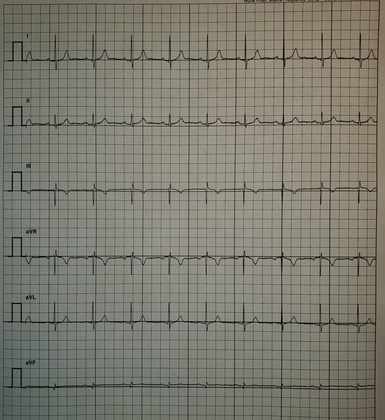
%> input picture codes/ecg-image-digitizer/sample-ecg-images/ecg00005.jpg, 385 x 420 px, shrunk from 2721 x 2967 before the run
$ octave --eval "result = ecg_gridest_margdist(imread('sample-ecg-images/ecg00005.jpg'));"   (GNU Octave 9; MATLAB toolbox functions it lacks are replaced by stand-ins)
%> lines starting %> are read from the running program, lines starting %| are printed output that depends on the picture
function [grid_size_hor, grid_size_ver, peak_gaps_hor, peak_gaps_ver, peak_amps_hor, peak_amps_ver] = ecg_gridest_margdist(img, varargin)
% ecg_gridest_margdist Estimates grid size in ECG images.
%
% This function analyzes an ECG image to estimate the grid size in both
% horizontal and vertical directions using the average marginal pixel
% densities of regular or random patches of the ECG. Potential horizontal
% and vertical grid sizes are returned for further evaluation
%
% Note: This function only detects regular grids. The returned values should
%   be evaluated based on the image DPI and ECG image style to map the grid
%   resolutions to physical time and amplitude units.
%
% Syntax:
%   [grid_size_hor, grid_size_ver, grid_spacing_hor_all_seg, grid_spacing_ver_all_seg] = ecg_gridest_margdist(img)
%   [grid_size_hor, grid_size_ver, grid_spacing_hor_all_seg, grid_spacing_ver_all_seg] = ecg_gridest_margdist(img, params)
%
% Inputs:
%   img - A 2D matrix representing the ECG image in grayscale or RGB formats.
%   params - (optional) A struct containing various parameters to control
%            the image processing and grid detection algorithm. Default
%            values are used if this argument is not provided or is partially
%            provided. See function implementation for details.
%
% Outputs:
%   grid_size_hor - Estimated grid size in the horizontal direction (in pixels).
%   grid_size_ver - Estimated grid size in the vertical direction (in pixels).
%   grid_spacing_hor_all_seg - Grid spacing for all segments in the
%                                     horizontal direction (in pixels).
%   grid_spacing_ver_all_seg - Grid spacing for all segments in the
%                                   vertical direction (in pixels).
%
% Example:
%   % Load an ECG image
%   img = imread('path/to/ecg_image.jpg');
%
%   % Estimate grid size with default parameters
%   [gh, gv, gsh, gsv] = ecg_gridest_margdist(img);
%
%   % Estimate grid size with custom parameters
%   params = struct('blur_sigma_in_inch', 0.8, 'remove_shadows', false);
%   [gh, gv, gsh, gsv] = ecg_gridest_margdist(img, params);
%
% Notes:
%   - The function requires Image Processing Toolbox for some operations.
%   - Edge detection is optional and can be controlled via the 'apply_edge_detection'
%     parameter in the params struct.
%   - The function uses histogram-based analysis for grid detection which
%     can be sensitive to image quality and resolution.
%
% Reference:
%   Reza Sameni, 2023, ECG-Image-Kit: A toolkit for ECG image analysis.
%   Available at: https://github.com/alphanumericslab/ecg-image-kit
%
% Revision History:
%   2023: First release
%

%% parse algorithm parameters
if nargin > 1
    params = varargin{1};
else
    params = [];
end

if ~isfield(params, 'blur_sigma_in_inch') || isempty(params.blur_sigma_in_inch)
    params.blur_sigma_in_inch = 1.0; % bluring filter sigma in inches
end
if ~isfield(params, 'paper_size_in_inch') || isempty(params.paper_size_in_inch)
    params.paper_size_in_inch = [11, 8.5]; % default paper size in inch (letter size)
end

if ~isfield(params, 'remove_shadows') || isempty(params.remove_shadows)
    params.remove_shadows = true; % remove shadows due to photography/scanning by default
end

if ~isfield(params, 'apply_edge_detection') || isempty(params.apply_edge_detection)
    params.apply_edge_detection = false; % detect grid on edge detection outputs
end

if ~isfield(params, 'cluster_peaks') || isempty(params.cluster_peaks)
    params.cluster_peaks = true; % cluster the marginal histogram peaks or not
end

if params.cluster_peaks
    if ~isfield(params, 'max_clusters') || isempty(params.max_clusters)
        params.max_clusters = 3; % number of clusters
    end

    if ~isfield(params, 'cluster_selection_method') || isempty(params.cluster_selection_method)
        params.cluster_selection_method = 'GAP_MIN_VAR'; % method for selecting clusters: 'GAP_MIN_VAR', 'MAX_AMP_PEAKS'
    end

end

if ~isfield(params, 'avg_quartile') || isempty(params.avg_quartile)
    params.avg_quartile = 50.0; % the middle quartile used for averaging the estimated grid gaps
end

if params.avg_quartile > 100.0
    error('avg_quartile parameter must be between 0 and 100.0');
end

if params.apply_edge_detection
    if ~isfield(params, 'post_edge_det_gauss_filt_std') || isempty(params.post_edge_det_gauss_filt_std)
        params.post_edge_det_gauss_filt_std = 0.01; % post edge detection line smoothing
    end

    if ~isfield(params, 'sat_densities') || isempty(params.sat_densities)
        params.sat_densities = true; % saturate densities or not
    end
    if params.sat_densities
        if ~isfield(params, 'sat_level_upper_prctile') || isempty(params.sat_level_upper_prctile)
            params.sat_level_upper_prctile = 99.0; % upper saturation threshold after bluring
        end
        if ~isfield(params, 'sat_level_lower_prctile') || isempty(params.sat_level_lower_prctile)
            params.sat_level_lower_prctile = 1.0; % lower saturation threshold after bluring
        end
    end
end

if ~isfield(params, 'num_seg_hor') || isempty(params.num_seg_hor)
    params.num_seg_hor = 4;
end

if ~isfield(params, 'num_seg_ver') || isempty(params.num_seg_ver)
    params.num_seg_ver = 4;
end

if ~isfield(params, 'hist_grid_det_method') || isempty(params.hist_grid_det_method)
    params.hist_grid_det_method = 'RANDOM_TILING'; %'REGULAR_TILING', 'RANDOM_TILING';
    if ~isfield(params, 'total_segments') || isempty(params.total_segments)
        params.total_segments = 100;
    end
end

if ~isfield(params, 'min_grid_resolution') || isempty(params.min_grid_resolution)
    params.min_grid_resolution = 1; % in pixels
end

if ~isfield(params, 'min_grid_peak_prom_prctile') || isempty(params.min_grid_peak_prom_prctile)
    params.min_grid_peak_prom_prctile = 2;
end

if ~isfield(params, 'detailed_plots') || isempty(params.detailed_plots)
    params.detailed_plots = 0; % 0 no plots, 1 some plots, 2 all plots (for diagnosis mode only)
end

width = size(img, 2);
%> width = 385
height = size(img, 1);
%> height = 420

%% convert image to gray scale if in RGB
if ndims(img) == 3
    img_gray = double(rgb2gray(img));
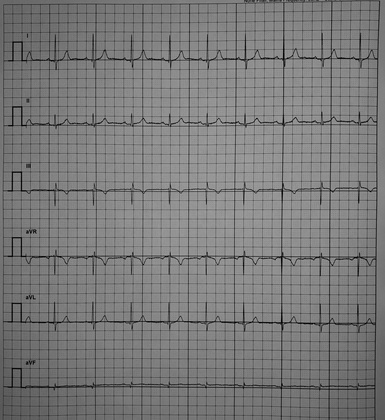
%> img_gray: size 420x385 double; min 1, max 173, mean 122.1
    img_gray = img_gray / max(img_gray(:));
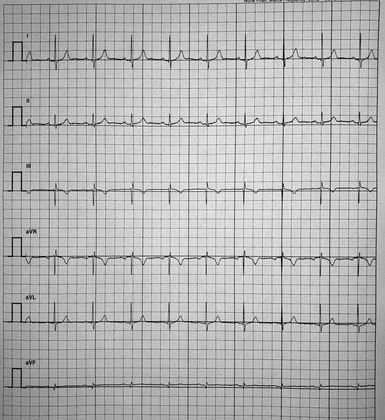
%> img_gray: size 420x385 double; min 0.00578, max 1, mean 0.706
else
    img_gray = double(img);
    img_gray = imcomplement(img_gray / max(img_gray(:)));
end

%% shaddow removal and intensity normalization
switch params.remove_shadows
    case true
        blurrring_sigma = mean([width * params.blur_sigma_in_inch / params.paper_size_in_inch(1), height * params.blur_sigma_in_inch / params.paper_size_in_inch(2)]);
%> blurrring_sigma = 42.21
        img_gray_blurred = imgaussfilt(img_gray, blurrring_sigma, 'Padding', 'symmetric');
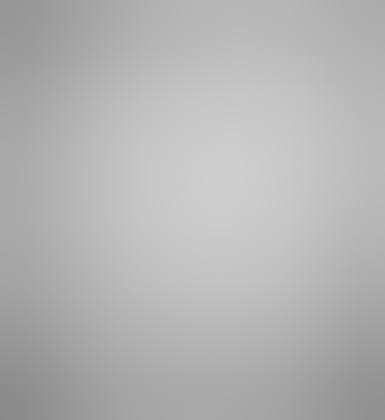
%> img_gray_blurred: size 420x385 double; min 0.545, max 0.807, mean 0.706

        img_gray_normalized = img_gray ./ img_gray_blurred;
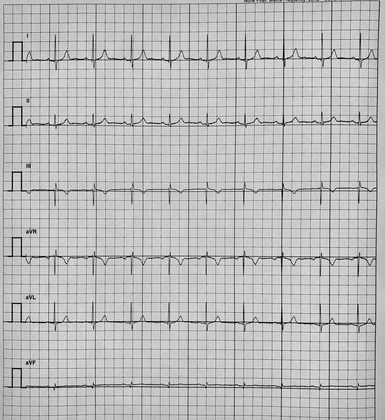
%> img_gray_normalized: size 420x385 double; min 0.00798, max 1.35, mean 0.999; drawn with min black and max white
        img_gray_normalized = (img_gray_normalized - min(img_gray_normalized(:)))/(max(img_gray_normalized(:)) - min(img_gray_normalized(:)));

    case false
        img_gray_blurred = img_gray;
        img_gray_normalized = img_gray;

end

%% edge detection
if params.apply_edge_detection
    % Canny edge detection
    edges = edge(img_gray_normalized, 'Canny');

    % make the edges sharper
    % edges = bwmorph(edges, 'thin', Inf);
    edges = bwmorph(edges, 'skel', Inf);

    % smooth the lines
    blurrring_sigma = mean([width * params.post_edge_det_gauss_filt_std / params.paper_size_in_inch(1), height * params.post_edge_det_gauss_filt_std / params.paper_size_in_inch(2)]);
    edges_blurred = imgaussfilt(double(edges), blurrring_sigma);
    % edges_blurred = edges_blurred / max(edges_blurred(:));
    % edges_blurred = double(edges) / max(double(edges(:)));

    edges_blurred_sat = edges_blurred;
    % saturate extreme pixels
    if params.sat_densities
        % upper saturation level
        sat_level = prctile(edges_blurred(:), params.sat_level_upper_prctile);
        I_sat = edges_blurred > sat_level;
        edges_blurred_sat(I_sat) = sat_level;

        % lower saturation level
        sat_level = prctile(edges_blurred(:), params.sat_level_lower_prctile);
        I_sat = edges_blurred < sat_level;
        edges_blurred_sat(I_sat) = sat_level;
    end

    edges_blurred_sat = edges_blurred_sat / max(edges_blurred_sat(:));

    img_gray_normalized = imcomplement((edges_blurred_sat - min(edges_blurred_sat(:)))/(max(edges_blurred_sat(:)) - min(edges_blurred_sat(:))));
end

%% segmentation
seg_width = floor(width / params.num_seg_hor);
%> seg_width = 96
seg_height = floor(height / params.num_seg_ver);
%> seg_height = 105
switch params.hist_grid_det_method
    case 'REGULAR_TILING' % regular tiling across the entire image
        segments_stacked = zeros(seg_height, seg_width, params.num_seg_hor * params.num_seg_ver);
        k = 1;
        for i = 1 : params.num_seg_ver
            for j = 1 : params.num_seg_hor
                segments_stacked(:, :, k) = img_gray_normalized((i -1)*seg_height + 1 : i*seg_height, (j -1)*seg_width + 1 : j*seg_width);
                k = k + 1;
            end
        end
    case 'RANDOM_TILING' % random segments across the entire image
        segments_stacked = zeros(seg_height, seg_width, params.total_segments);
        for k = 1 : params.total_segments
            start_hor = randi(width - seg_width);
            start_ver = randi(height - seg_height);
            segments_stacked(:, :, k) = img_gray_normalized(start_ver : start_ver + seg_height-1, start_hor : start_hor + seg_width-1);
        end
end

%% horizontal/vertical histogram estimation per patch
% grid_spacing_hor_all_seg = zeros(1, size(segments_stacked, 3));
% grid_spacing_ver_all_seg = zeros(1, size(segments_stacked, 3));
peak_amps_hor = [];
peak_gaps_hor = [];
peak_amps_ver = [];
peak_gaps_ver = [];
for k = 1 : size(segments_stacked, 3)
    hist_hor = 1.0 - mean(segments_stacked(:, :, k), 2); % marginal intensity (black and white flipped)
    min_grid_peak_prominence = prctile(hist_hor, params.min_grid_peak_prom_prctile) - min(hist_hor);
    [pk_amps_hor, I_pk_hor] = findpeaks(hist_hor, 'MinPeakDistance', params.min_grid_resolution, 'MinPeakProminence', min_grid_peak_prominence);
    if length(pk_amps_hor) > 1
        peak_amps_hor = cat(1, peak_amps_hor, pk_amps_hor(2:end));
        peak_gaps_hor = cat(1, peak_gaps_hor, diff(I_pk_hor));
    end

    hist_ver = 1.0 - mean(segments_stacked(:, :, k), 1)'; % marginal intensity (black and white flipped)
    min_grid_peak_prominence = prctile(hist_ver, params.min_grid_peak_prom_prctile) - min(hist_ver);
    [pk_amps_ver, I_pk_ver] = findpeaks(hist_ver, 'MinPeakDistance', params.min_grid_resolution, 'MinPeakProminence', min_grid_peak_prominence);
    if length(pk_amps_ver) > 1
        peak_amps_ver = cat(1, peak_amps_ver, pk_amps_ver(2:end));
        peak_gaps_ver = cat(1, peak_gaps_ver, diff(I_pk_ver));
    end
end
%> this loop made 1 pass

%% calculate horizontal/vertical grid sizes based on the marginal distributions with max intensity
if params.cluster_peaks == false % direct method
    peak_gaps_prctiles = prctile(peak_gaps_hor, [50.0 - params.avg_quartile/2, 50.0 + params.avg_quartile/2]);
    grid_size_hor = mean(peak_gaps_hor(peak_gaps_hor >= peak_gaps_prctiles(1) & peak_gaps_hor <= peak_gaps_prctiles(2)), 'omitnan');

    peak_gaps_prctiles = prctile(peak_gaps_ver, [50.0 - params.avg_quartile/2, 50.0 + params.avg_quartile/2]);
    grid_size_ver = mean(peak_gaps_ver(peak_gaps_ver >= peak_gaps_prctiles(1) & peak_gaps_ver <= peak_gaps_prctiles(2)), 'omitnan');
else % indirect method (cluster the local peaks)
    eval_kmeans = @(X,K)(kmeans(X, K)); % use kmeans clustering
    klist = 1 : params.max_clusters; % the maximum number of clusters

    eva = evalclusters([peak_amps_hor(:), peak_gaps_hor(:)], eval_kmeans, 'CalinskiHarabasz', 'klist', klist); % use peak amps and gaps as features
    IDX_hor = kmeans(peak_amps_hor(:), eva.OptimalK);
    switch params.cluster_selection_method % method for selecting clusters: 'GAP_MIN_VAR', 'MAX_AMP_PEAKS'
        case 'GAP_MIN_VAR' % select the cluster with local peaks that are most regular in their gaps (have the smallest inter-peak gap variance)
            peak_gaps_per_cluster = zeros(1, eva.OptimalK);
            for cc = 1 : eva.OptimalK
                peak_gaps_per_cluster(cc) = std(peak_gaps_hor(IDX_hor == cc));
            end
            [~, selected_cluster_hor] = min(peak_gaps_per_cluster);
        case 'MAX_AMP_PEAKS' % select the cluster that has the highest marginal density
            peak_amps_per_cluster = zeros(1, eva.OptimalK);
            for cc = 1 : eva.OptimalK
                peak_amps_per_cluster(cc) = median(peak_amps_hor(IDX_hor == cc));
            end
            [~, selected_cluster_hor] = max(peak_amps_per_cluster);
        otherwise
            error('undefined cluster selection method')
    end
    % calculate the average of the middle of the distribution
    % (trimmed-mean) for robustness
    peak_gaps_selected_cluster = peak_gaps_hor(IDX_hor == selected_cluster_hor);
    peak_gaps_prctiles = prctile(peak_gaps_selected_cluster,[50.0 - params.avg_quartile/2, 50.0 + params.avg_quartile/2]);
    grid_size_hor = mean(peak_gaps_selected_cluster(peak_gaps_selected_cluster >= peak_gaps_prctiles(1) & peak_gaps_selected_cluster <= peak_gaps_prctiles(2)), 'omitnan');

    % repat the above steps for the vertical marginal densities
    eva = evalclusters([peak_amps_ver(:), peak_gaps_ver(:)], eval_kmeans, 'CalinskiHarabasz', 'klist', klist);
    IDX_ver = kmeans(peak_amps_ver(:), eva.OptimalK);
    switch params.cluster_selection_method % method for selecting clusters: 'GAP_MIN_VAR', 'MAX_AMP_PEAKS'
        case 'GAP_MIN_VAR'
            peak_gaps_per_cluster = zeros(1, eva.OptimalK);
            for cc = 1 : eva.OptimalK
                peak_gaps_per_cluster(cc) = std(peak_gaps_ver(IDX_ver == cc));
            end
            [~, selected_cluster_ver] = min(peak_gaps_per_cluster);
        case 'MAX_AMP_PEAKS'
            peak_amps_per_cluster = zeros(1, eva.OptimalK);
            for cc = 1 : eva.OptimalK
                peak_amps_per_cluster(cc) = median(peak_amps_ver(IDX_ver == cc));
            end
            [~, selected_cluster_ver] = max(peak_amps_per_cluster);
        otherwise
            error('undefined cluster selection method')
    end
    peak_gaps_selected_cluster = peak_gaps_ver(IDX_ver == selected_cluster_ver);
    peak_gaps_prctiles = prctile(peak_gaps_selected_cluster,[50.0 - params.avg_quartile/2, 50.0 + params.avg_quartile/2]);
    grid_size_ver = mean(peak_gaps_selected_cluster(peak_gaps_selected_cluster >= peak_gaps_prctiles(1) & peak_gaps_selected_cluster <= peak_gaps_prctiles(2)), 'omitnan');

end

% [26 lines of commented-out code are left out]

%% Plot results
if params.detailed_plots > 0
    figure
    subplot(2,2,1)
    imshow(img)
    title('img', 'interpreter', 'none')
    subplot(2,2,2)
    imshow(img_gray)
    title('img_gray', 'interpreter', 'none')
    subplot(2,2,3)
    imshow(img_gray_blurred)
    title('img_gray_blurred', 'interpreter', 'none')
    subplot(2,2,4)
    imshow(img_gray_normalized)
    title('img_gray_normalized', 'interpreter', 'none')
    sgtitle('Preprocessing stages (shaddow removal and intensity normalization)');

    figure
    subplot(121)
    histogram(peak_gaps_hor)
    title('Histogram of horizontal grid spacing estimate of all segments')

    subplot(122)
    histogram(peak_gaps_ver)
    title('Histogram of vertical grid spacing estimate of all segments')
end
%> (the run ends here)

$ run again, on codes/ecg-image-digitizer/sample-ecg-images/ecg00008.jpg
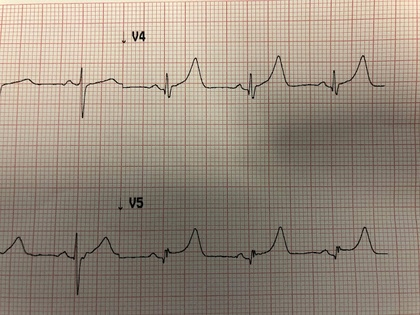
%> input picture codes/ecg-image-digitizer/sample-ecg-images/ecg00008.jpg, 420 x 315 px, shrunk from 640 x 480 before the run
%> in ecg_gridest_margdist, `img_gray_blurred = imgaussfilt(img_gray, blurrring_sigma, 'Padding', '..`:
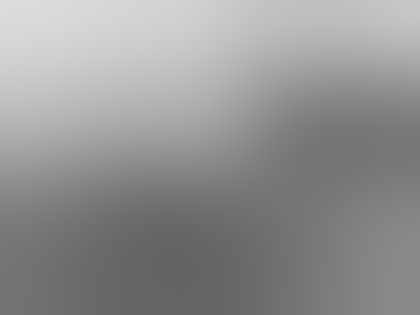
%> img_gray_blurred: size 315x420 double; min 0.39, max 0.864, mean 0.576
%> in ecg_gridest_margdist, `img_gray_normalized = img_gray ./ img_gray_blurred;`:
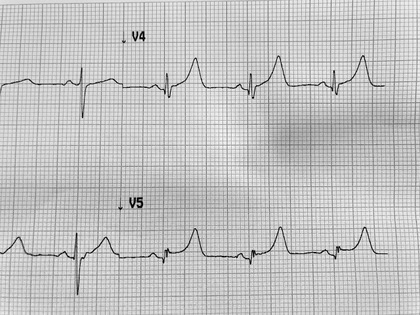
%> img_gray_normalized: size 315x420 double; min 0, max 1.3, mean 0.995; drawn with min black and max white
%> the loop in ecg_gridest_margdist, `for k = 1 : size(segments_stacked, 3)` made 1 pass

$ run again, on codes/ecg-image-digitizer/sample-ecg-images/ecg00012.jpg
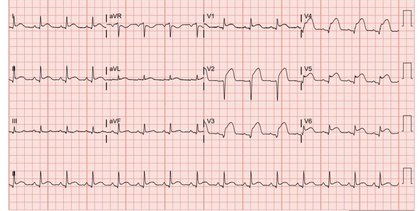
%> input picture codes/ecg-image-digitizer/sample-ecg-images/ecg00012.jpg, 420 x 211 px, shrunk from 3776 x 1898 before the run
%> in ecg_gridest_margdist, `img_gray = double(rgb2gray(img));`:
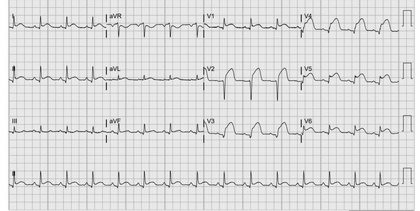
%> img_gray: size 211x420 double; min 17, max 255, mean 221
%> the loop in ecg_gridest_margdist, `for k = 1 : size(segments_stacked, 3)` made 1 pass

$ run again, on codes/ecg-image-digitizer/sample-ecg-images/ecg00013.jpg
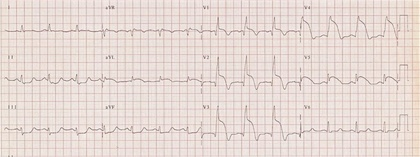
%> input picture codes/ecg-image-digitizer/sample-ecg-images/ecg00013.jpg, 420 x 157 px, shrunk from 1024 x 382 before the run
%> in ecg_gridest_margdist, `img_gray_normalized = img_gray ./ img_gray_blurred;`:
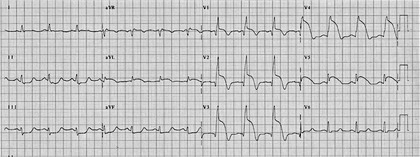
%> img_gray_normalized: size 157x420 double; min 0.505, max 1.14, mean 1; drawn with min black and max white
%> the loop in ecg_gridest_margdist, `for k = 1 : size(segments_stacked, 3)` made 1 pass
